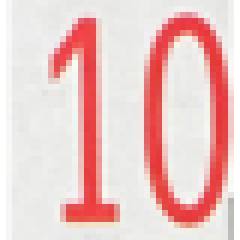
#> input picture retos_examenes/examen parcial/templates/ranks/primary/10.png, 40 x 40 px (shown 6 times larger); its folder holds only this picture in this run
$ python recognition_rank.py
#> lines starting #> are read from the running program, lines starting #| are printed output that depends on the picture; after the words box and inside, x2 and y2 are one past the last pixel; in counts of white or black regions, pixels touching at a corner belong together
import cv2
import numpy as np
import os

def load_rank_templates(path='templates/ranks', target_size=(50, 70)):
    """
    Carga templates con PRIORIDADES (primary → secondary)
    Cada rank puede tener múltiples variantes
    """
#> called with path = 'templates/ranks', target_size = (50, 70)
    templates = {
        'primary': {},
        'secondary': {}
    }

    for priority in ['primary', 'secondary']:
        priority_path = os.path.join(path, priority)

        if not os.path.exists(priority_path):
            print(f"[WARNING] No existe: {priority_path}")
            continue

        print(f"\n[LOADING {priority.upper()}]")

        for filename in os.listdir(priority_path):
            if not filename.lower().endswith('.png'):
                continue

            filepath = os.path.join(priority_path, filename)
            img = cv2.imread(filepath, cv2.IMREAD_GRAYSCALE)
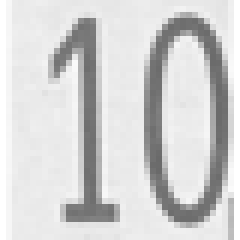
#> img: shape (40, 40) (shown 6 times larger); min 106, max 255, mean 210.7

            if img is None:
                continue

            # Extraer nombre del rank (A, 2, K, etc.)
            # Formato: "A.png" o "A_v2.png" → rank_name = "A"
            rank_name = filename.split('_')[0].split('.')[0]

            # Detectar fondo y binarizar
            mean_val = cv2.mean(img)[0]
#> mean_val = 210.7

            if mean_val > 127:
                _, binary = cv2.threshold(img, 127, 255, cv2.THRESH_BINARY_INV)
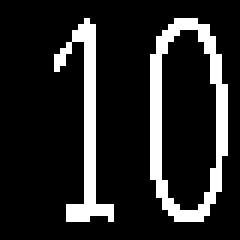
#> binary: shape (40, 40) (shown 6 times larger); 15% white in thin lines or dots, all inside (x1, y1, x2, y2) = (9, 3, 38, 37)
            else:
                _, binary = cv2.threshold(img, 127, 255, cv2.THRESH_BINARY)

            # Limpiar ruido
            kernel = np.ones((2, 2), np.uint8)
            binary = cv2.morphologyEx(binary, cv2.MORPH_CLOSE, kernel, iterations=1)
#> binary: shape (40, 40); 15% white in thin lines or dots, all inside (x1, y1, x2, y2) = (10, 4, 39, 38)
            binary = cv2.morphologyEx(binary, cv2.MORPH_OPEN, kernel, iterations=1)
#> binary: shape (40, 40); 14.5% white in thin lines or dots, all inside (x1, y1, x2, y2) = (11, 5, 40, 39)

            # NORMALIZAR INMEDIATAMENTE
            normalized = normalize_symbol(binary, target_size)

            # Guardar múltiples variantes por rank
            if rank_name not in templates[priority]:
                templates[priority][rank_name] = []

            templates[priority][rank_name].append(normalized)

            # Guardar para debug
            variant_num = len(templates[priority][rank_name])
            cv2.imwrite(f"template_{priority}_{rank_name}_v{variant_num}_normalized.png", normalized)

            print(f"  [LOAD] {priority}/{rank_name} (variante {variant_num}): {filename}")

    # Resumen
    total_primary = sum(len(v) for v in templates['primary'].values())
    total_secondary = sum(len(v) for v in templates['secondary'].values())

    print(f"\n[SUMMARY]")
    print(f"  Primary templates: {total_primary}")
    print(f"  Secondary templates: {total_secondary}")
    print(f"  Total: {total_primary + total_secondary}\n")

    return templates

def normalize_symbol(binary, target_size=(50, 70)):
    """
    Normaliza un símbolo: extrae, centra y redimensiona manteniendo aspect ratio
    """
#> called with target_size = (50, 70)
    # Encontrar componentes conectados
    num_labels, labels, stats, centroids = cv2.connectedComponentsWithStats(
        binary, connectivity=8
    )
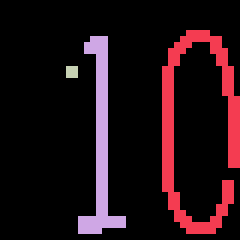
#> labels: shape (40, 40) int32 (shown 6 times larger); 4 distinct labels, from 0 to 3; one colour per label, 0 black
#> num_labels = 4; stats = [[0, 0, 40, 40, 1368], [27, 5, 13, 34, 143], [13, 6, 8, 33, 85], [11, 11, 2, 2, 4]]; centroids = [[18.35, 19.09], [32.62, 21.23], [16.29, 23.55], [11.5, 11.5]]

    if num_labels <= 1:
        return cv2.resize(binary, target_size, interpolation=cv2.INTER_AREA)

    areas = stats[1:, cv2.CC_STAT_AREA]
#> areas = [143, 85, 4]

    if len(areas) == 0:
        return cv2.resize(binary, target_size, interpolation=cv2.INTER_AREA)

    # Tomar componentes significativos (>10% del máximo)
    max_area = areas.max()
#> max_area = 143
    valid_components = []

    for i in range(1, num_labels):
        if stats[i, cv2.CC_STAT_AREA] >= max_area * 0.10:
            valid_components.append(i)
#> after the loop, valid_components = [1, 2]

    # Crear máscara con componentes válidos
    mask = np.zeros_like(binary)
    for comp_idx in valid_components:
        mask[labels == comp_idx] = 255
#> this loop made 2 passes
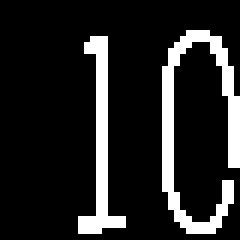
#> mask: shape (40, 40) (shown 6 times larger); 14.2% white in thin lines or dots, all inside (x1, y1, x2, y2) = (13, 5, 40, 39)

    # Bounding box
    coords = cv2.findNonZero(mask)
#> coords = contour of 228 points, box (x1, y1, x2, y2) (13, 5, 40, 39), area 218
    if coords is None:
        return cv2.resize(binary, target_size, interpolation=cv2.INTER_AREA)

    x, y, w, h = cv2.boundingRect(coords)
#> x = 13; y = 5; w = 27; h = 34

    # Padding mínimo
    pad = 3
    x = max(0, x - pad)
#> x = 10
    y = max(0, y - pad)
#> y = 2
    w = min(mask.shape[1] - x, w + 2*pad)
#> w = 30
    h = min(mask.shape[0] - y, h + 2*pad)
#> h = 38

    cropped = mask[y:y+h, x:x+w]
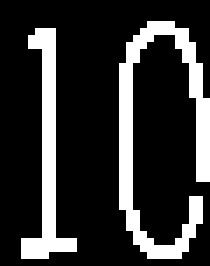
#> cropped: shape (38, 30) (shown 7 times larger); 20% white in thin lines or dots, all inside (x1, y1, x2, y2) = (3, 3, 30, 37)

    if cropped.size == 0:
        return cv2.resize(binary, target_size, interpolation=cv2.INTER_AREA)

    # Redimensionar manteniendo aspect ratio
    ch, cw = cropped.shape
#> ch = 38; cw = 30
    scale = min(target_size[1] / ch, target_size[0] / cw) * 0.88
#> scale = 1.47

    new_h = max(1, int(ch * scale))
#> new_h = 55
    new_w = max(1, int(cw * scale))
#> new_w = 44

    resized = cv2.resize(cropped, (new_w, new_h), interpolation=cv2.INTER_AREA)
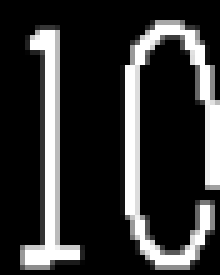
#> resized: shape (55, 44) (shown 5 times larger); min 0, max 255, mean 51

    # Canvas centrado
    canvas = np.zeros(target_size[::-1], dtype=np.uint8)
    y_offset = (target_size[1] - new_h) // 2
#> y_offset = 7
    x_offset = (target_size[0] - new_w) // 2
#> x_offset = 3
    canvas[y_offset:y_offset+new_h, x_offset:x_offset+new_w] = resized
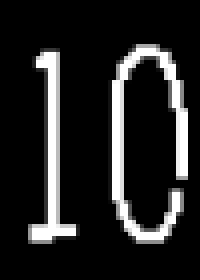
#> canvas: shape (70, 50) (shown 4 times larger); min 0, max 255, mean 35.3
#> pass 2 of the loop in load_rank_templates, `for priority in ['primary', 'secondary']:`:
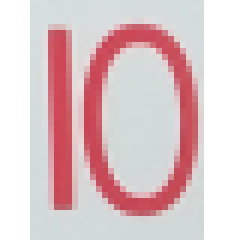
#> input picture retos_examenes/examen parcial/templates/ranks/secondary/10_v2.png, 40 x 40 px (shown 6 times larger)
#> mean_val = 205.9
#> in normalize_symbol (call 2), `num_labels, labels, stats, centroids = cv2.connectedComponentsWithStat..`:
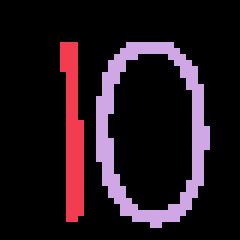
#> labels: shape (40, 40) int32 (shown 6 times larger); 3 distinct labels, from 0 to 2; one colour per label, 0 black
#> num_labels = 3; stats = [[0, 0, 40, 40, 1344], [10, 7, 4, 30, 81], [16, 7, 19, 31, 175]]; centroids = [[19.3, 19.07], [11.7, 21.91], [24.65, 21.7]]
#> areas = [81, 175]
#> max_area = 175
#> the loop in normalize_symbol (call 2), `for comp_idx in valid_components:` made 2 passes
#> coords = contour of 256 points, box (x1, y1, x2, y2) (10, 7, 35, 38), area 112
#> in normalize_symbol (call 2), `x, y, w, h = cv2.boundingRect(coords)`: y = 7; w = 25; h = 31
#> in normalize_symbol (call 2), `x = max(0, x - pad)`: x = 7
#> in normalize_symbol (call 2), `y = max(0, y - pad)`: y = 4
#> in normalize_symbol (call 2), `w = min(mask.shape[1] - x, w + 2*pad)`: w = 31
#> in normalize_symbol (call 2), `h = min(mask.shape[0] - y, h + 2*pad)`: h = 36
#> cropped: shape (36, 31); 22.9% white in thin lines or dots, all inside (x1, y1, x2, y2) = (3, 3, 28, 34)
#> resized: shape (51, 43)
#> in normalize_symbol (call 2), `canvas[y_offset:y_offset+new_h, x_offset:x_offset+new_w] = resized`:
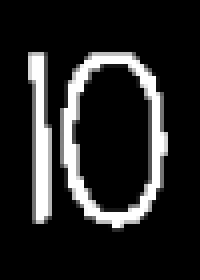
#> canvas: shape (70, 50) (shown 4 times larger); min 0, max 255, mean 36.5

    return canvas

RANK_TEMPLATES = load_rank_templates()

# [242 lines left out: functions preprocess_rank_roi, detect_10, compare_direct, recognize_rank, not called in this run]
